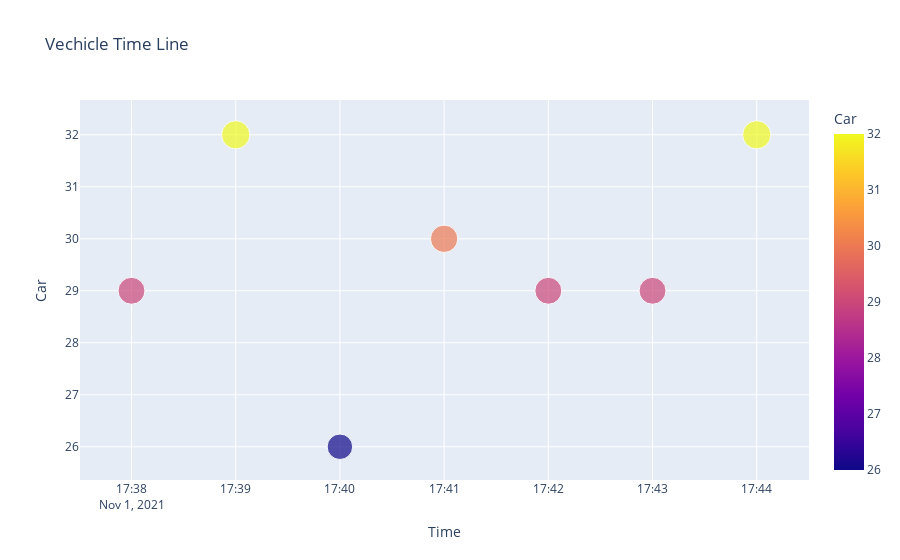

This figure's notebook cell:
### Code cell
fig = px.scatter(df1, x="Time", y = ' Car', title = 'Vechicle Time Line',size=" Car", color=" Car", hover_name=" Car"
                 )
fig.show()

### Figure 1 — Plotly figure (JSON) as saved in the notebook; plotly's stock layout.template omitted (floating-point values rounded to 4 significant figures)
{"data": [{"hovertemplate": "<b>%{hovertext}</b><br><br>Time=%{x}<br> Car=%{marker.color}<extra></extra>", "hovertext": [29, 32, 26, 30, 29, 29, 32], "legendgroup": "", "marker": {"color": [29, 32, 26, 30, 29, 29, 32], "coloraxis": "coloraxis", "size": [29, 32, 26, 30, 29, 29, 32], "sizemode": "area", "sizeref": 0.08, "symbol": "circle"}, "mode": "markers", "name": "", "orientation": "v", "showlegend": false, "type": "scatter", "x": ["2021-11-01 17:38:00", "2021-11-01 17:39:00", "2021-11-01 17:40:00", "2021-11-01 17:41:00", "2021-11-01 17:42:00", "2021-11-01 17:43:00", "2021-11-01 17:44:00"], "xaxis": "x", "y": [29, 32, 26, 30, 29, 29, 32], "yaxis": "y"}], "layout": {"autosize": true, "coloraxis": {"colorbar": {"title": {"text": " Car"}}, "colorscale": [[0, "#0d0887"], [0.1111, "#46039f"], [0.2222, "#7201a8"], [0.3333, "#9c179e"], [0.4444, "#bd3786"], [0.5556, "#d8576b"], [0.6667, "#ed7953"], [0.7778, "#fb9f3a"], [0.8889, "#fdca26"], [1, "#f0f921"]]}, "legend": {"itemsizing": "constant", "tracegroupgap": 0}, "title": {"text": "Vechicle Time Line"}, "xaxis": {"anchor": "y", "autorange": true, "domain": [0, 1], "range": ["2021-11-01 17:37:30.5899", "2021-11-01 17:44:29.8363"], "title": {"text": "Time"}, "type": "date"}, "yaxis": {"anchor": "x", "autorange": true, "domain": [0, 1], "range": [24.94, 33.13], "title": {"text": " Car"}, "type": "linear"}}}
